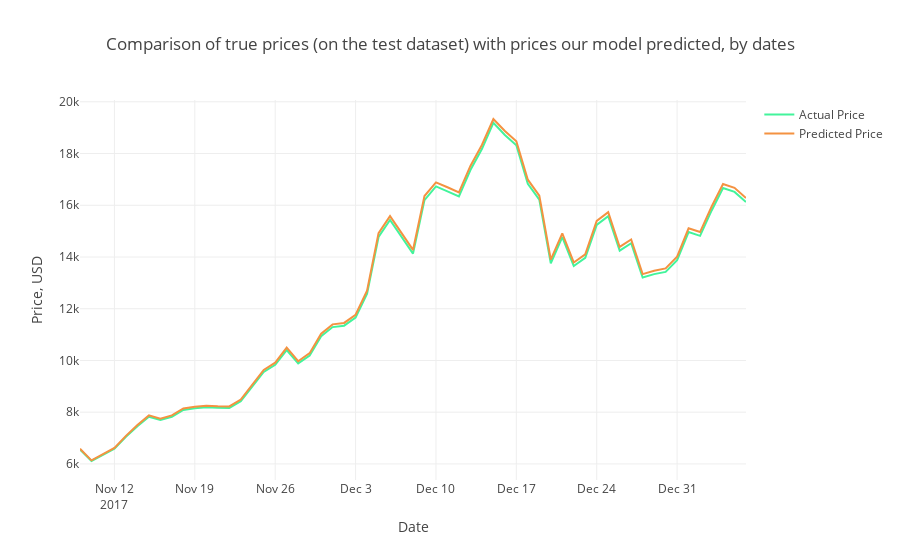

Here is the notebook cell this chart was saved with:
### Markdown cell above
We can see, that the RMSE has been reduced significantly. This means that our experiment was successful. On the plot below you can see the difference between predictions and true test labels.

### Code cell
trace1 = go.Scatter(x=Test_Dates, y=Y_test2_inverse, name= 'Actual Price', 
                   line = dict(color = ('rgb(66, 244, 155)'),width = 2))
trace2 = go.Scatter(x=Test_Dates, y=predictions_new, name= 'Predicted Price',
                   line = dict(color = ('rgb(244, 146, 65)'),width = 2))
data = [trace1, trace2]
layout = dict(title = 'Comparison of true prices (on the test dataset) with prices our model predicted, by dates',
             xaxis = dict(title = 'Date'), yaxis = dict(title = 'Price, USD'))
fig = dict(data=data, layout=layout)
py.iplot(fig, filename='results_demonstrating2')
